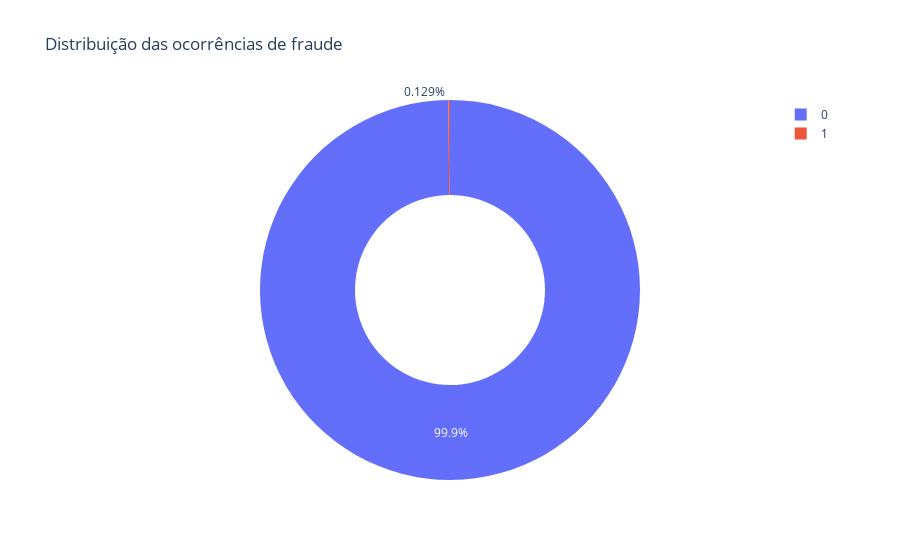

Here is the notebook cell this chart was saved with:
### Markdown cell above
### Gráfico de contagem da coluna 'isFraud'

### Code cell
plot_count_column(y, "Distribuição das ocorrências de fraude")

### Figure 1 — Plotly figure (JSON) as saved in the notebook; plotly's stock layout.template omitted (floating-point values rounded to 4 significant figures)
{"data": [{"domain": {"x": [0, 1], "y": [0, 1]}, "hole": 0.5, "hovertemplate": "label=%{label}<br>value=%{value}<extra></extra>", "labels": [0, 1], "legendgroup": "", "name": "", "showlegend": true, "type": "pie", "values": [6354407, 8213]}], "layout": {"legend": {"tracegroupgap": 0}, "title": {"text": "Distribuição das ocorrências de fraude"}}}
